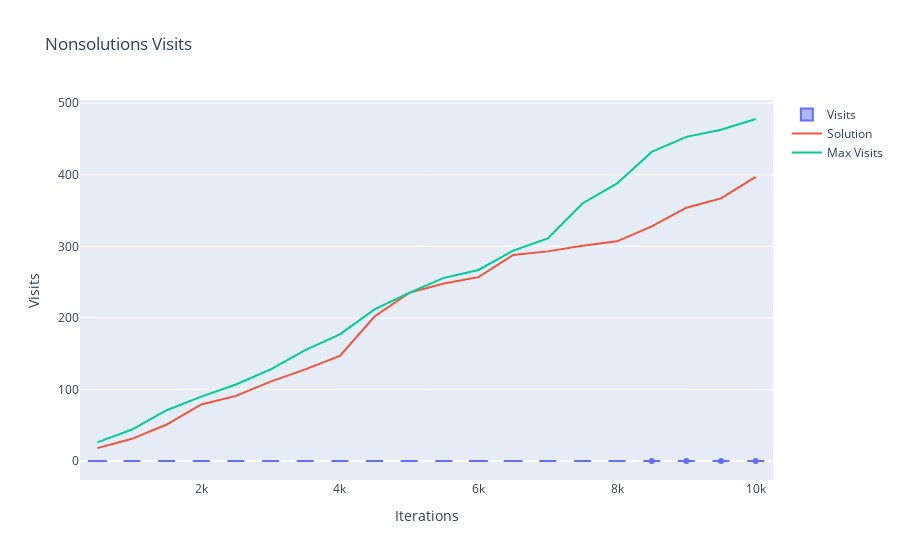
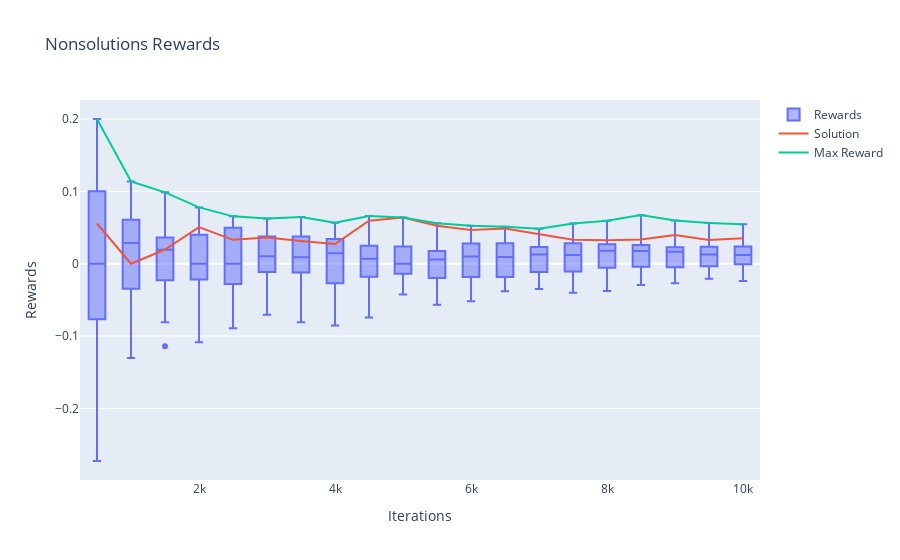

The cell these charts' notebook holds for them, in order:
### Code cell
#read csv results

puzzle_number = 4
results_path = os.path.join("Outputs", "Chess_puzzles_results_20230921-135412", "Puzzle_" + str(puzzle_number))
file_name =  "results_every_500.csv"
file_df = pd.read_csv(os.path.join(results_path, file_name))
nonsolution_dict = {"Visits":[], "Rewards":[], "Iterations":[]}
for iterations in file_df["iterations_executed"].unique():
    nonsolutions_visits_df = file_df[file_df["iterations_executed"]==iterations]["nonsolution_visits_list"]
    nonsolutions_visits_list = [ast.literal_eval(nonsolution_visits) for nonsolution_visits in nonsolutions_visits_df]
    nonsolutions_visits_list = list(it.chain.from_iterable(nonsolutions_visits_list))
    nonsolution_dict["Visits"] += [v/iterations for v in nonsolutions_visits_list]
    #same for average rewards
    nonsolutions_rew_df = file_df[file_df["iterations_executed"]==iterations]["nonsolution_rewards_list"]
    nonsolutions_rew_list = [ast.literal_eval(nonsolution_rew) for nonsolution_rew in nonsolutions_rew_df]
    nonsolutions_rew_list = list(it.chain.from_iterable(nonsolutions_rew_list))
    nonsolution_dict["Rewards"] += nonsolutions_rew_list

    assert len(nonsolutions_visits_list) == len(nonsolutions_rew_list), "visits and rewards lists have different lengths"

    nonsolution_dict["Iterations"] += [iterations for i in range(len(nonsolutions_visits_list))]
nonsolution_df = pd.DataFrame(nonsolution_dict)
#nonsolution_df.to_csv(os.path.join(results_path, "nonsolutions.csv"))
#generate boxplot with plotly graphobjects


for criteria in ["Visits", "Rewards"]:
    fig = go.Figure()
    fig.add_trace(go.Box(y=nonsolution_df[criteria], name=criteria, x = nonsolution_df["Iterations"]))
    fig.update_layout(title="Nonsolutions " + criteria, xaxis_title="Iterations", yaxis_title=criteria)
    #Add solution values as scatter line
    if criteria == "Visits":
        y_visits = []
        y_nonsolution_most_visited_visits = []
        for i in range(len(file_df)):
            y_visits.append(file_df["solution_visits"][i]/file_df["iterations_executed"][i])
            y_nonsolution_most_visited_visits.append(file_df["nonsolution_most_visited_visits"][i]/file_df["iterations_executed"][i])
        fig.add_trace(go.Scatter(x=file_df["iterations_executed"], y=y_visits, mode="lines", name="Solution"))
        fig.add_trace(go.Scatter(x=file_df["iterations_executed"], y=y_nonsolution_most_visited_visits, mode="lines", name="Max Visits"))
    elif criteria == "Rewards":
        fig.add_trace(go.Scatter(x=file_df["iterations_executed"], y=file_df["solution_avg_reward"], mode="lines", name="Solution"))
        fig.add_trace(go.Scatter(x=file_df["iterations_executed"], y=file_df["nonsolution_highest_reward_avg_reward"], mode="lines", name="Max Reward"))

    fig.show()

game_state = chess_64.GameState()
game_state.set_puzzle_lichess_db(lichess_db.iloc[puzzle_number])
board_image = chess.svg.board(game_state.board, size = 300)
display(board_image)

### Figure 1 — Plotly figure (JSON) as saved in the notebook; plotly's stock layout.template omitted (floating-point values rounded to 4 significant figures; data arrays with more than 128 entries replaced by an {"elided": "..."} marker saying what was removed)
{"data": [{"name": "Visits", "type": "box", "x": {"elided": "580 int values"}, "y": {"elided": "580 float values"}}, {"mode": "lines", "name": "Solution", "type": "scatter", "x": [500, 1000, 1500, 2000, 2500, 3000, 3500, 4000, 4500, 5000, 5500, 6000, 6500, 7000, 7500, 8000, 8500, 9000, 9500, 10000], "y": [18, 31, 51, 79, 91, 111, 128, 147, 202, 235, 248, 257, 288, 293, 301, 307, 328, 354, 367, 397]}, {"mode": "lines", "name": "Max Visits", "type": "scatter", "x": [500, 1000, 1500, 2000, 2500, 3000, 3500, 4000, 4500, 5000, 5500, 6000, 6500, 7000, 7500, 8000, 8500, 9000, 9500, 10000], "y": [26, 44, 71, 90, 107, 128, 155, 177, 212, 235, 256, 267, 294, 311, 360, 388, 432, 453, 463, 478]}], "layout": {"title": {"text": "Nonsolutions Visits"}, "xaxis": {"title": {"text": "Iterations"}}, "yaxis": {"title": {"text": "Visits"}}}}

### Figure 2 — Plotly figure (JSON) as saved in the notebook; plotly's stock layout.template omitted (floating-point values rounded to 4 significant figures; data arrays with more than 128 entries replaced by an {"elided": "..."} marker saying what was removed)
{"data": [{"name": "Rewards", "type": "box", "x": {"elided": "580 int values"}, "y": {"elided": "580 float values"}}, {"mode": "lines", "name": "Solution", "type": "scatter", "x": [500, 1000, 1500, 2000, 2500, 3000, 3500, 4000, 4500, 5000, 5500, 6000, 6500, 7000, 7500, 8000, 8500, 9000, 9500, 10000], "y": [0.05556, 0, 0.01961, 0.05063, 0.03297, 0.03604, 0.03125, 0.02721, 0.05941, 0.06383, 0.05242, 0.04669, 0.04861, 0.04096, 0.03322, 0.03257, 0.03354, 0.03955, 0.0327, 0.03526]}, {"mode": "lines", "name": "Max Reward", "type": "scatter", "x": [500, 1000, 1500, 2000, 2500, 3000, 3500, 4000, 4500, 5000, 5500, 6000, 6500, 7000, 7500, 8000, 8500, 9000, 9500, 10000], "y": [0.2, 0.1136, 0.09859, 0.07778, 0.06542, 0.0625, 0.06452, 0.0565, 0.06604, 0.06383, 0.056, 0.05243, 0.05102, 0.04823, 0.05556, 0.05928, 0.06713, 0.0596, 0.05616, 0.05439]}], "layout": {"title": {"text": "Nonsolutions Rewards"}, "xaxis": {"title": {"text": "Iterations"}}, "yaxis": {"title": {"text": "Rewards"}}}}
